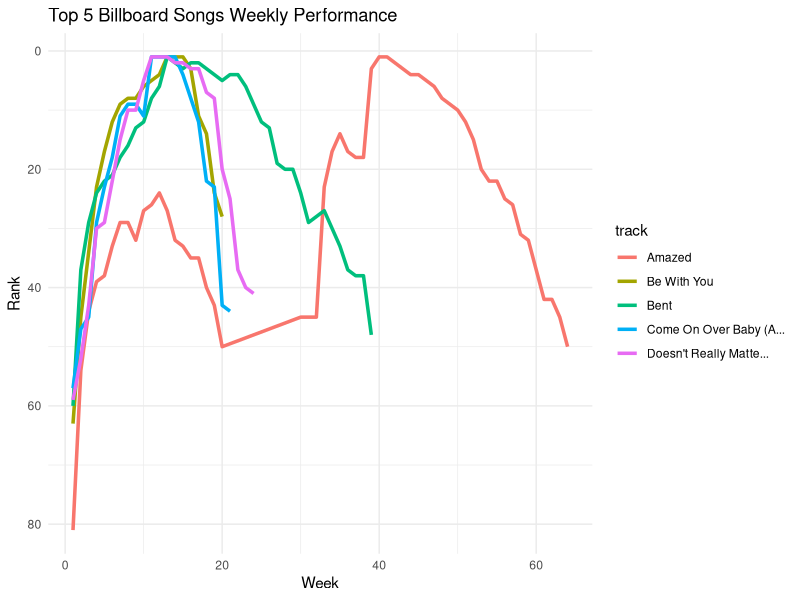
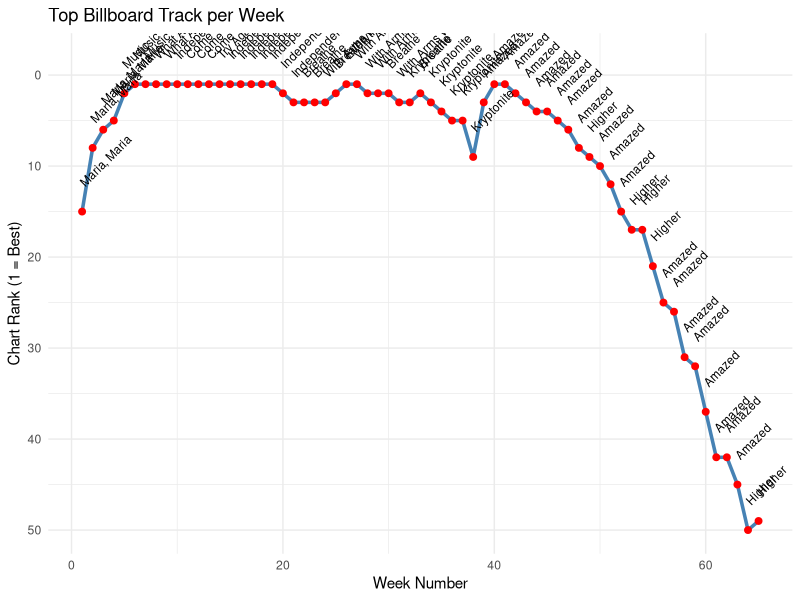

These charts were generated, in order, by the following R code:

# data_tidying.R
# Billboard data tidying and visualization from the R4DS dataset

library(tidyverse)

# Load and pivot the dataset
billboard_long <- billboard %>%
  pivot_longer(
    cols = starts_with("wk"),
    names_to = "week",
    names_prefix = "wk",
    values_to = "rank",
    values_drop_na = TRUE
  ) %>%
  mutate(week = as.integer(week))

# Plot 1: Top 5 tracks based on peak rank
top_tracks <- billboard_long %>%
  group_by(track) %>%
  summarise(best_rank = min(rank, na.rm = TRUE)) %>%
  arrange(best_rank) %>%
  slice(1:5) %>%
  pull(track)

billboard_filtered <- billboard_long %>%
  filter(track %in% top_tracks)

ggplot(billboard_filtered, aes(x = week, y = rank, group = track, color = track)) +
  geom_line(size = 1.2) +
  scale_y_reverse() +
  labs(
    title = "Top 5 Billboard Songs Weekly Performance",
    x = "Week",
    y = "Rank"
  ) +
  theme_minimal()

# Plot 2: Top track per week
top_track_per_week <- billboard_long %>%
  group_by(week) %>%
  slice_min(rank, n = 1, with_ties = FALSE) %>%
  ungroup()

ggplot(top_track_per_week, aes(x = week, y = rank, label = track)) +
  geom_line(aes(group = 1), color = "steelblue", size = 1.2) +
  geom_point(color = "red", size = 2) +
  geom_text(aes(y = rank - 3), size = 3, angle = 45, hjust = 0) +
  scale_y_reverse() +
  labs(
    title = "Top Billboard Track per Week",
    x = "Week Number",
    y = "Chart Rank (1 = Best)"
  ) +
  theme_minimal()
